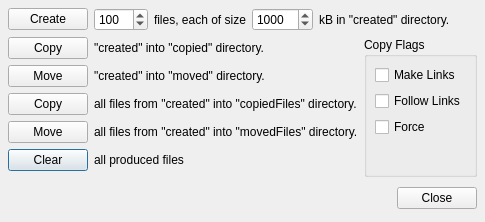
<ui version="4.0" >
 <author></author>
 <comment></comment>
 <exportmacro></exportmacro>
 <class>FileDialog</class>
 <widget class="QDialog" name="FileDialog" >
  <property name="geometry" >
   <rect>
    <x>0</x>
    <y>0</y>
    <width>334</width>
    <height>170</height>
   </rect>
  </property>
  <property name="windowTitle" >
   <string>Dialog</string>
  </property>
  <layout class="QGridLayout" >
   <property name="margin" >
    <number>8</number>
   </property>
   <property name="spacing" >
    <number>6</number>
   </property>
   <item row="5" column="1" colspan="4" >
    <widget class="QLabel" name="label_5" >
     <property name="text" >
      <string>all produced files</string>
     </property>
    </widget>
   </item>
   <item row="5" column="0" >
    <widget class="QPushButton" name="clearButton" >
     <property name="text" >
      <string>Clear</string>
     </property>
    </widget>
   </item>
   <item row="4" column="0" >
    <widget class="QPushButton" name="moveFilesButton" >
     <property name="text" >
      <string>Move</string>
     </property>
    </widget>
   </item>
   <item row="6" column="0" >
    <spacer>
     <property name="orientation" >
      <enum>Qt::Vertical</enum>
     </property>
     <property name="sizeHint" >
      <size>
       <width>58</width>
       <height>20</height>
      </size>
     </property>
    </spacer>
   </item>
   <item row="0" column="4" colspan="2" >
    <widget class="QLabel" name="label_2" >
     <property name="text" >
      <string>kB in &quot;created&quot; directory.</string>
     </property>
    </widget>
   </item>
   <item row="4" column="1" colspan="4" >
    <widget class="QLabel" name="label_3_2" >
     <property name="text" >
      <string>all files from &quot;created&quot; into &quot;movedFiles&quot; directory.</string>
     </property>
    </widget>
   </item>
   <item row="3" column="1" colspan="4" >
    <widget class="QLabel" name="label_4_2" >
     <property name="text" >
      <string>all files from &quot;created&quot; into &quot;copiedFiles&quot; directory.</string>
     </property>
    </widget>
   </item>
   <item row="3" column="0" >
    <widget class="QPushButton" name="copyFilesButton" >
     <property name="text" >
      <string>Copy</string>
     </property>
    </widget>
   </item>
   <item row="2" column="0" >
    <widget class="QPushButton" name="moveDirButton" >
     <property name="text" >
      <string>Move</string>
     </property>
    </widget>
   </item>
   <item row="1" column="0" >
    <widget class="QPushButton" name="copyDirButton" >
     <property name="text" >
      <string>Copy</string>
     </property>
    </widget>
   </item>
   <item row="1" column="1" colspan="4" >
    <widget class="QLabel" name="label_4" >
     <property name="text" >
      <string>&quot;created&quot; into &quot;copied&quot; directory.</string>
     </property>
    </widget>
   </item>
   <item row="2" column="1" colspan="4" >
    <widget class="QLabel" name="label_3" >
     <property name="text" >
      <string>&quot;created&quot; into &quot;moved&quot; directory.</string>
     </property>
    </widget>
   </item>
   <item row="0" column="0" >
    <widget class="QPushButton" name="createButton" >
     <property name="text" >
      <string>Create</string>
     </property>
    </widget>
   </item>
   <item row="0" column="1" >
    <widget class="QSpinBox" name="filesSpinBox" >
     <property name="maximum" >
      <number>1000</number>
     </property>
     <property name="minimum" >
      <number>1</number>
     </property>
     <property name="value" >
      <number>100</number>
     </property>
    </widget>
   </item>
   <item row="0" column="2" >
    <widget class="QLabel" name="label" >
     <property name="text" >
      <string>files, each of size</string>
     </property>
    </widget>
   </item>
   <item row="0" column="3" >
    <widget class="QSpinBox" name="sizeSpinBox" >
     <property name="maximum" >
      <number>10000</number>
     </property>
     <property name="minimum" >
      <number>1</number>
     </property>
     <property name="value" >
      <number>1000</number>
     </property>
    </widget>
   </item>
   <item row="7" column="0" colspan="6" >
    <layout class="QHBoxLayout" >
     <property name="margin" >
      <number>0</number>
     </property>
     <property name="spacing" >
      <number>6</number>
     </property>
     <item>
      <spacer>
       <property name="orientation" >
        <enum>Qt::Horizontal</enum>
       </property>
       <property name="sizeHint" >
        <size>
         <width>167</width>
         <height>31</height>
        </size>
       </property>
      </spacer>
     </item>
     <item>
      <widget class="QPushButton" name="closeButton_2_2" >
       <property name="text" >
        <string>Close</string>
       </property>
      </widget>
     </item>
    </layout>
   </item>
   <item rowspan="6" row="1" column="5" >
    <widget class="QGroupBox" name="groupBox" >
     <property name="title" >
      <string>Copy Flags</string>
     </property>
     <layout class="QVBoxLayout" >
      <property name="margin" >
       <number>8</number>
      </property>
      <property name="spacing" >
       <number>6</number>
      </property>
      <item>
       <widget class="QCheckBox" name="makeLinksCheckBox" >
        <property name="text" >
         <string>Make Links</string>
        </property>
       </widget>
      </item>
      <item>
       <widget class="QCheckBox" name="followLinksCheckBox" >
        <property name="text" >
         <string>Follow Links</string>
        </property>
       </widget>
      </item>
      <item>
       <widget class="QCheckBox" name="forceCheckBox" >
        <property name="text" >
         <string>Force</string>
        </property>
       </widget>
      </item>
      <item>
       <spacer>
        <property name="orientation" >
         <enum>Qt::Vertical</enum>
        </property>
        <property name="sizeHint" >
         <size>
          <width>46</width>
          <height>20</height>
         </size>
        </property>
       </spacer>
      </item>
     </layout>
    </widget>
   </item>
  </layout>
 </widget>
 <pixmapfunction></pixmapfunction>
 <resources/>
 <connections>
  <connection>
   <sender>closeButton_2_2</sender>
   <signal>clicked()</signal>
   <receiver>FileDialog</receiver>
   <slot>reject()</slot>
   <hints>
    <hint type="sourcelabel" >
     <x>351</x>
     <y>188</y>
    </hint>
    <hint type="destinationlabel" >
     <x>310</x>
     <y>157</y>
    </hint>
   </hints>
  </connection>
 </connections>
</ui>
